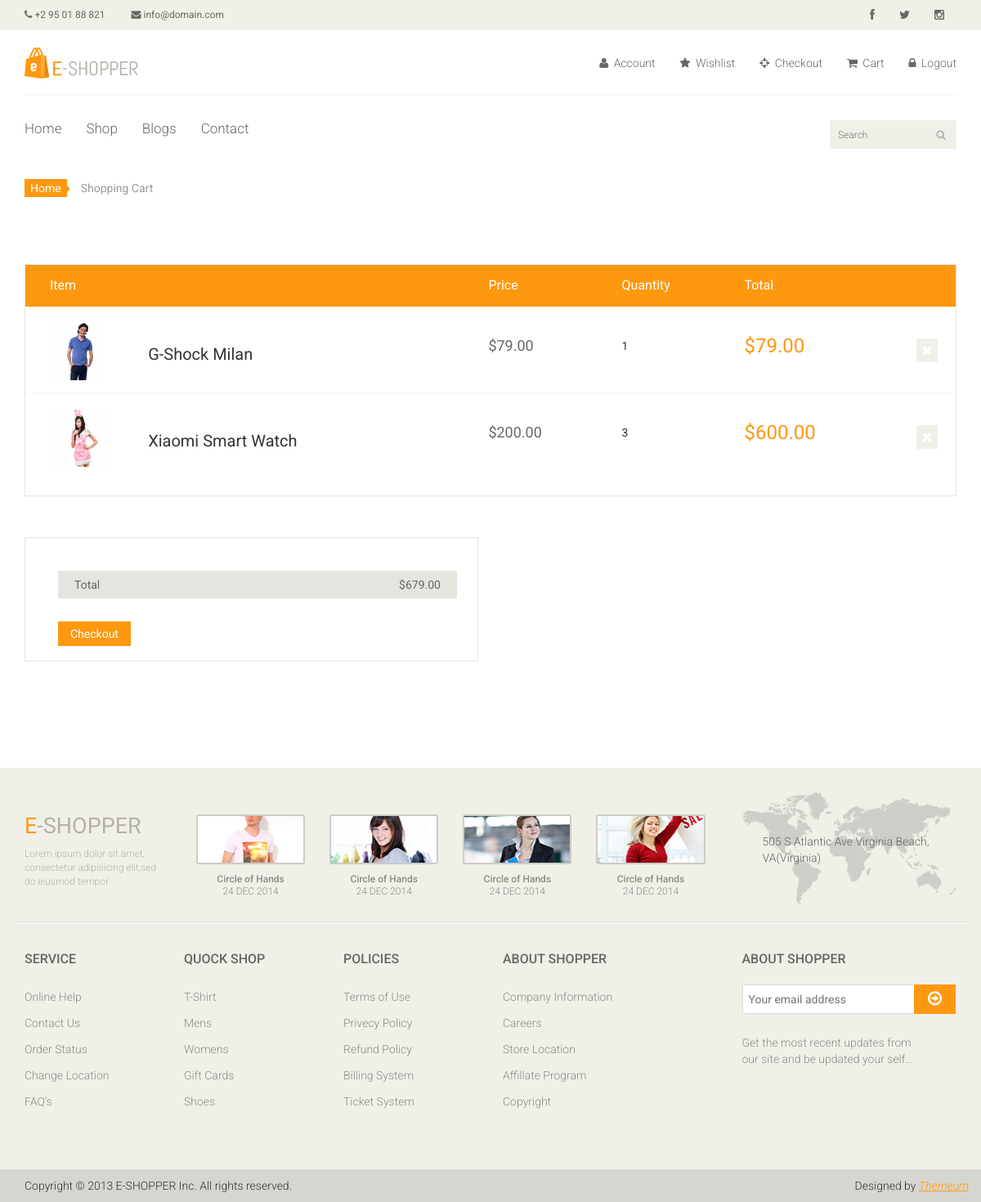
The page /cart/ (signed in) on the database its author committed.
### products/models.py (models this page shows, shortened)
class OrderItem(models.Model):
    user = models.ForeignKey(settings.AUTH_USER_MODEL,
                             on_delete=models.CASCADE)
    ordered = models.BooleanField(default=False)
    item = models.ForeignKey(Product, on_delete=models.CASCADE)
    quantity = models.IntegerField(default=1)
    def get_total_item_price(self):
        return self.quantity * self.item.amount

class Product(models.Model):
	name = models.CharField(max_length=50, unique=True)
	condition = models.CharField(max_length=20, choices=condition)
	amount = models.DecimalField(max_digits=7, decimal_places=2)
	brand = models.CharField(max_length=20)
	details = models.TextField()
	category = models.ForeignKey(Category, on_delete=models.SET_NULL, null=True)
	tags = TaggableManager()
	image = models.ImageField(upload_to='images/')
	image_one = models.ImageField(upload_to='images/', null=True, blank=True)
	image_two = models.ImageField(upload_to='images/', null=True, blank=True)
	image_three = models.ImageField(upload_to='images/', null=True,blank=True)
	slug = models.SlugField(null=True, blank=True)
	class Meta:
		ordering = ['-id']

### products/views.py (the view)
# urls.py: path('cart/', views.cart, name='cart'),
@login_required(login_url='/accounts/login')
def cart(request):
	qs = OrderItem.objects.filter(user=request.user)
	total_amount = 0
	for item in qs:
		total_amount +=(item.item.amount*item.quantity)
	name = 'cart.html'
	context = {
	'cart':qs,
	'total_amount':total_amount
	}
	return render(request, name, context)

### products/templates/cart.html (shortened to what this page needs)
{% extends 'base.html' %}
{% block content %}
	<section id="cart_items">
		<div class="container">
			<div class="breadcrumbs">
				<ol class="breadcrumb">
				  <li><a href="#">Home</a></li>
				  <li class="active">Shopping Cart</li>
				</ol>
			</div>
			<div class="table-responsive cart_info">
				{% if cart %}
				<table class="table table-condensed">
					<thead>
						<tr class="cart_menu">
							<td class="image">Item</td>
							<td class="description"></td>
							<td class="price">Price</td>
							<td class="quantity">Quantity</td>
							<td class="total">Total</td>
							<td></td>
						</tr>
					</thead>
					<tbody>
						{% for item in cart %}
						<tr>
							<td class="cart_product">
								<a href=""><img src="{{item.item.image.url}}" alt="" width="70px" height="70px"></a>
							</td>
							<td class="cart_description">
								<h4><a href="">{{item.item.name}}</a></h4>
							</td>
							<td class="cart_price">
								<p>${{item.item.amount}}</p>
							</td>
							<td class="cart_quantity">
								<div class="cart_quantity_button">
									<p>{{item.quantity}}</p>
								</div>
							</td>
							<td class="cart_total">
								<p class="cart_total_price">${{item.get_total_item_price}}</p>
							</td>
							<td class="cart_delete">
								<a class="cart_quantity_delete" href="{% url 'products:remove_from_cart' item.id %}"><i class="fa fa-times"></i></a>
							</td>
						</tr>
						{% endfor %}
					</tbody>
				</table>
				{% endif %}
			</div>
		</div>
	</section>
	{% if cart %}
	<section id="do_action">
		<div class="container">
			<div class="row">
				<div class="col-sm-6">
					<div class="total_area">
						<ul>
							<li>Total <span>${{total_amount}}</span></li>
						</ul>
							<a class="btn btn-default update" href="{% url 'products:checkout' %}">Checkout</a>
					</div>
				</div>
			</div>
		</div>
	</section>
	{% endif %}
{% endblock content %}

### static/css/main.css (style rules this page uses)
body { font-family: 'Roboto', sans-serif; background:; position: relative; font-weight:400px; }
ul li { list-style: none; }
a { -webkit-transition: 300ms; -moz-transition: 300ms; -o-transition: 300ms; transition: 300ms; }
h1, h2, h3, h4, h5, h6 { font-family: 'Roboto', sans-serif; }
#do_action { margin-bottom: 50px; }
.breadcrumbs { position: relative; }
.breadcrumbs .breadcrumb { background:transparent; margin-bottom: 75px; padding-left: 0; }
.breadcrumbs .breadcrumb li a { background:#FE980F; color: #FFFFFF; padding: 3px 7px; }
.breadcrumbs .breadcrumb li a:after { content:""; height:auto; width: auto; border-width: 8px; border-style: solid; border-color:transparent transparent transparent #FE980F; position: absolute; top: 11px; left:48px; }
.breadcrumbs .breadcrumb > li + li:before { content: " "; }
#cart_items .cart_info { border: 1px solid #E6E4DF; margin-bottom: 50px }
#cart_items .cart_info .cart_menu { background: #FE980F; color: #fff; font-size: 16px; font-family: 'Roboto', sans-serif; font-weight: normal; }
#cart_items .cart_info .table.table-condensed thead tr { height: 51px; }
#cart_items .cart_info .table.table-condensed tr { border-bottom: 1px solid#F7F7F0 }
#cart_items .cart_info .table.table-condensed tr:last-child { border-bottom: 0 }
.cart_info table tr td { border-top: 0 none; vertical-align: inherit; }
#cart_items .cart_info .image { padding-left: 30px; }
#cart_items .cart_info .cart_description h4 { margin-bottom: 0 }
#cart_items .cart_info .cart_description h4 a { color: #363432; font-family: 'Roboto',sans-serif; font-size: 20px; font-weight: normal; }
#cart_items .cart_info .cart_price p { color:#696763; font-size: 18px }
#cart_items .cart_info .cart_total_price { color: #FE980F; font-size: 24px; }
.cart_product { display: block; margin: 15px -70px 10px 25px; }
.cart_delete { display: block; margin-right: -12px; overflow: hidden; }
.cart_delete a { background:#F0F0E9; color: #FFFFFF; padding: 5px 7px; font-size: 16px }
#do_action .total_area { padding-bottom: 18px !important; }
#do_action .total_area, #do_action .chose_area { border: 1px solid #E6E4DF; color: #696763; padding: 30px 25px 30px 0; margin-bottom: 80px; }
.total_area span { float: right; }
.total_area ul li { background:#E6E4DF; color: #696763; margin-top: 10px; padding: 7px 20px; }
.update, .check_out { background: #FE980F; border-radius: 0; color: #FFFFFF; margin-top: 18px; border: none; padding: 5px 15px; }
.update { margin-left: 40px; }

### rows shown on the page
OrderItem: item.image (picture), item.name "G-Shock Milan", item.amount "79.00", quantity "1", get_total_item_price "79.00"
OrderItem: item.image (picture), item.name "Xiaomi Smart Watch", item.amount "200.00", quantity "3", get_total_item_price "600.00"

### other values the page prints
{{ total_amount }} "679.00"
